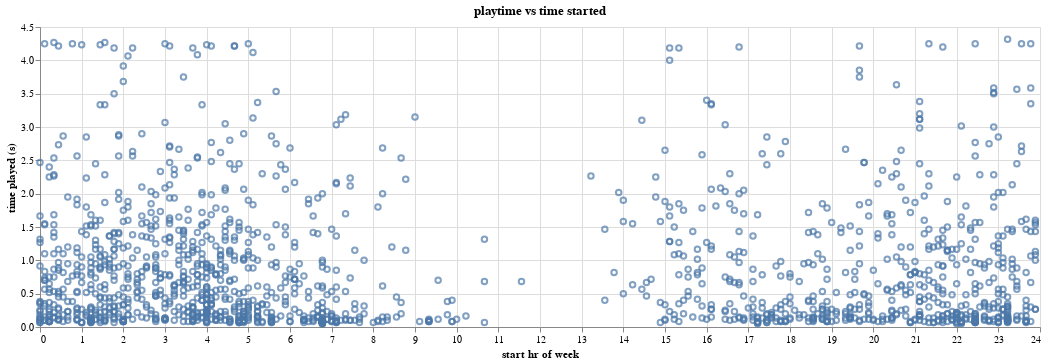

Source (notebook cell):
### Code cell
alt.Chart(main_df).mark_point().encode(
    x=alt.X("startd",title="start hr of week"),
    y=alt.Y("time",title="time played (s)"),
    ).properties(title="playtime vs time started",width=1000)

### Figure 1 — Vega specification as saved in the notebook (floating-point values rounded to 4 significant figures; data arrays with more than 128 entries replaced by an {"elided": "..."} marker saying what was removed)
{"$schema": "https://vega.github.io/schema/vega/v5.json", "data": [{"name": "source_0", "values": {"elided": "1533 records"}}, {"name": "source_0_x_domain_startd", "values": [{"min": 0.0, "max": 23.89}]}, {"name": "source_0_y_domain_time", "values": [{"min": 0.05, "max": 4.317}]}], "marks": [{"type": "symbol", "name": "marks", "from": {"data": "source_0"}, "encode": {"update": {"stroke": {"value": "#4c78a8"}, "fill": {"value": "transparent"}, "x": {"field": "startd", "scale": "x"}, "y": {"field": "time", "scale": "y"}, "opacity": {"value": 0.7}}}, "style": ["point"]}], "scales": [{"name": "x", "type": "linear", "domain": [{"signal": "(data(\"source_0_x_domain_startd\")[0] || {}).min"}, {"signal": "(data(\"source_0_x_domain_startd\")[0] || {}).max"}], "range": [0, {"signal": "width"}], "zero": true, "nice": true}, {"name": "y", "type": "linear", "domain": [{"signal": "(data(\"source_0_y_domain_time\")[0] || {}).min"}, {"signal": "(data(\"source_0_y_domain_time\")[0] || {}).max"}], "range": [{"signal": "height"}, 0], "nice": true, "zero": true}], "axes": [{"scale": "x", "minExtent": 0, "ticks": false, "zindex": 0, "grid": true, "tickCount": {"signal": "ceil(width/40)"}, "domain": false, "gridScale": "y", "labels": false, "orient": "bottom", "aria": false, "maxExtent": 0}, {"scale": "y", "grid": true, "tickCount": {"signal": "ceil(height/40)"}, "aria": false, "orient": "left", "maxExtent": 0, "minExtent": 0, "zindex": 0, "gridScale": "x", "ticks": false, "domain": false, "labels": false}, {"scale": "x", "labelOverlap": true, "tickCount": {"signal": "ceil(width/40)"}, "title": "start hr of week", "zindex": 0, "orient": "bottom", "labelFlush": true, "grid": false}, {"scale": "y", "grid": false, "title": "time played (s)", "labelOverlap": true, "zindex": 0, "tickCount": {"signal": "ceil(height/40)"}, "orient": "left"}], "title": {"text": "playtime vs time started", "frame": "group"}, "height": 300, "background": "white", "padding": 5, "width": 1000, "style": "cell"}
